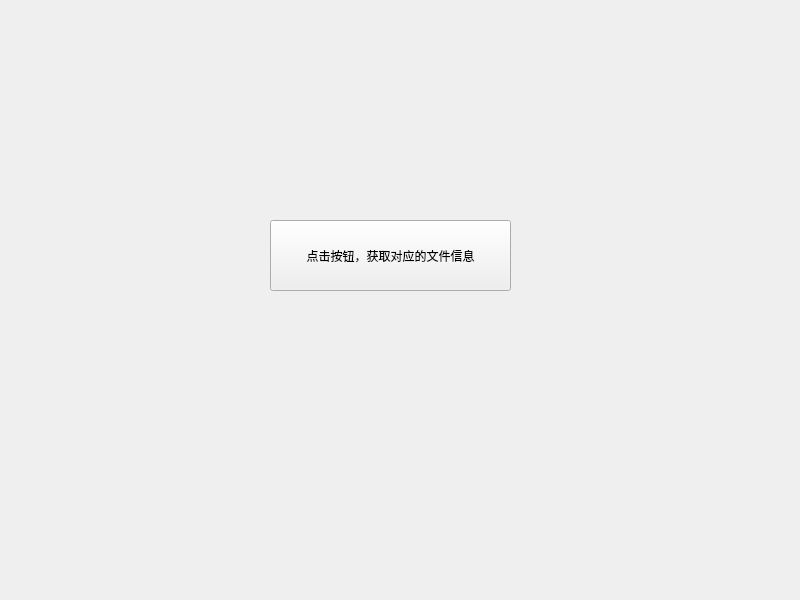
<?xml version="1.0" encoding="UTF-8"?>
<ui version="4.0">
 <class>Widget</class>
 <widget class="QWidget" name="Widget">
  <property name="geometry">
   <rect>
    <x>0</x>
    <y>0</y>
    <width>800</width>
    <height>600</height>
   </rect>
  </property>
  <property name="windowTitle">
   <string>Widget</string>
  </property>
  <widget class="QPushButton" name="pushButton">
   <property name="geometry">
    <rect>
     <x>270</x>
     <y>220</y>
     <width>241</width>
     <height>71</height>
    </rect>
   </property>
   <property name="text">
    <string>点击按钮，获取对应的文件信息</string>
   </property>
  </widget>
 </widget>
 <resources/>
 <connections/>
</ui>
